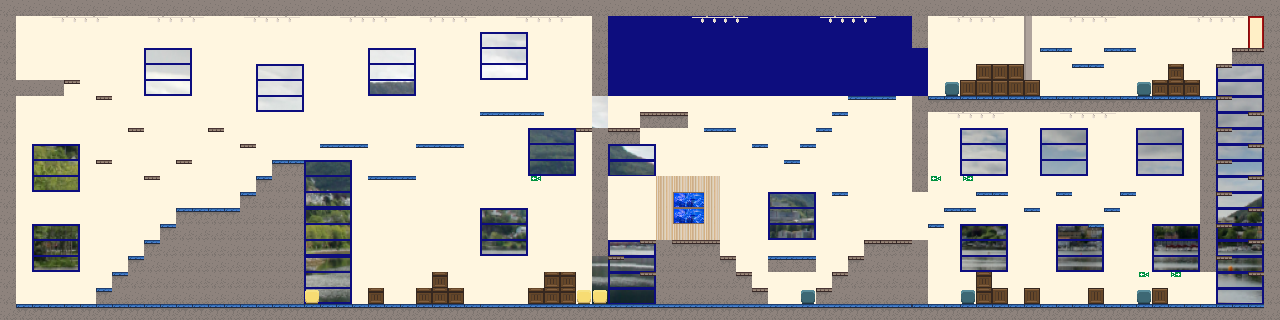

The image is a tile-based game level rendered from a .tmx file. Its description and source (layers, tilesets, objects; grid data summarised) follow:
An orthogonal 80x20 tile map with 16x16 px tiles, 5 tile layers (bg, wall1, wall2, platforms, ...), 1 image layer and 124 objects (103x Platform, 9x Enemy, 8x scoreItem, 2x Player, Goal).

<map version="1.8" tiledversion="1.8.2" orientation="orthogonal" renderorder="right-down" width="80" height="20" tilewidth="16" tileheight="16" infinite="0" nextlayerid="14" nextobjectid="250">
 <tileset firstgid="1" name="hoytek" tilewidth="16" tileheight="16" tilecount="190" columns="19">
  <image source="tiles.png" width="304" height="160" />
 </tileset>
 <imagelayer id="12" name="bgImage">
  <image source="../sprites/bg_image.png" width="1333" height="320" />
 </imagelayer>
 <layer id="5" name="bg" width="80" height="20">
  <data>[1600 cells, 1465 non-empty, 14 distinct tile ids]</data>
 </layer>
 <layer id="6" name="wall1" width="80" height="20">
  <data>[1600 cells, 59 non-empty, 15 distinct tile ids]</data>
 </layer>
 <layer id="7" name="wall2" width="80" height="20">
  <data>[1600 cells, 76 non-empty, 10 distinct tile ids]</data>
 </layer>
 <layer id="2" name="platforms" width="80" height="20">
  <data>[1600 cells, 467 non-empty, 13 distinct tile ids]</data>
 </layer>
 <layer id="3" name="items" width="80" height="20">
  <data>[1600 cells, 2 non-empty, 2 distinct tile ids]</data>
 </layer>
 <objectgroup id="4" name="objects">
  <object id="24" type="Platform" x="0" y="304" width="928" height="48">
   <properties>
    <property name="thin" type="bool" value="false" />
   </properties>
  </object>
  <object id="45" type="Platform" x="-32" y="-96" width="32" height="448">
   <properties>
    <property name="thin" type="bool" value="false" />
   </properties>
  </object>
  <object id="46" type="Platform" x="1280" y="-96" width="32" height="448">
   <properties>
    <property name="thin" type="bool" value="false" />
   </properties>
  </object>
  <object id="54" type="Platform" x="976" y="304" width="240" height="48">
   <properties>
    <property name="thin" type="bool" value="false" />
   </properties>
  </object>
  <object id="71" type="Platform" x="496" y="0" width="784" height="16">
   <properties>
    <property name="thin" type="bool" value="false" />
   </properties>
  </object>
  <object id="72" type="Platform" x="1264" y="16" width="16" height="112">
   <properties>
    <property name="thin" type="bool" value="false" />
   </properties>
  </object>
  <object id="94" type="Player" x="64" y="272" width="16" height="24" />
  <object id="120" type="Platform" x="1264" y="128" width="16" height="224" />
  <object id="121" x="1216" y="304" width="48" height="48" visible="0" />
  <object id="123" type="Platform" x="1216" y="304" width="48" height="48" />
  <object id="124" type="Platform" x="928" y="304" width="48" height="48" />
  <object id="125" type="Platform" x="976" y="272" width="16" height="32" />
  <object id="126" type="Platform" x="992" y="288" width="16" height="16" />
  <object id="127" type="Platform" x="1024" y="288" width="16" height="16" />
  <object id="128" type="Platform" x="1088" y="288" width="16" height="16" />
  <object id="129" type="Platform" x="1152" y="288" width="16" height="16" />
  <object id="130" type="Platform" x="1248" y="272" width="16" height="16">
   <properties>
    <property name="thin" type="bool" value="true" />
   </properties>
  </object>
  <object id="131" type="Platform" x="1216" y="256" width="16" height="16">
   <properties>
    <property name="thin" type="bool" value="true" />
   </properties>
  </object>
  <object id="132" type="Platform" x="96" y="288" width="16" height="16" />
  <object id="133" type="Platform" x="112" y="272" width="16" height="32" />
  <object id="134" type="Platform" x="128" y="256" width="16" height="48" />
  <object id="135" type="Platform" x="144" y="240" width="16" height="64" />
  <object id="136" type="Platform" x="160" y="224" width="16" height="80" />
  <object id="137" type="Platform" x="176" y="208" width="64" height="96" />
  <object id="139" type="Platform" x="240" y="192" width="16" height="112" />
  <object id="140" type="Platform" x="256" y="176" width="16" height="128" />
  <object id="141" type="Platform" x="272" y="160" width="32" height="144" />
  <object id="142" type="Platform" x="368" y="288" width="16" height="16" />
  </objectgroup>
</map>
<!-- 96 of 124 objects omitted -->